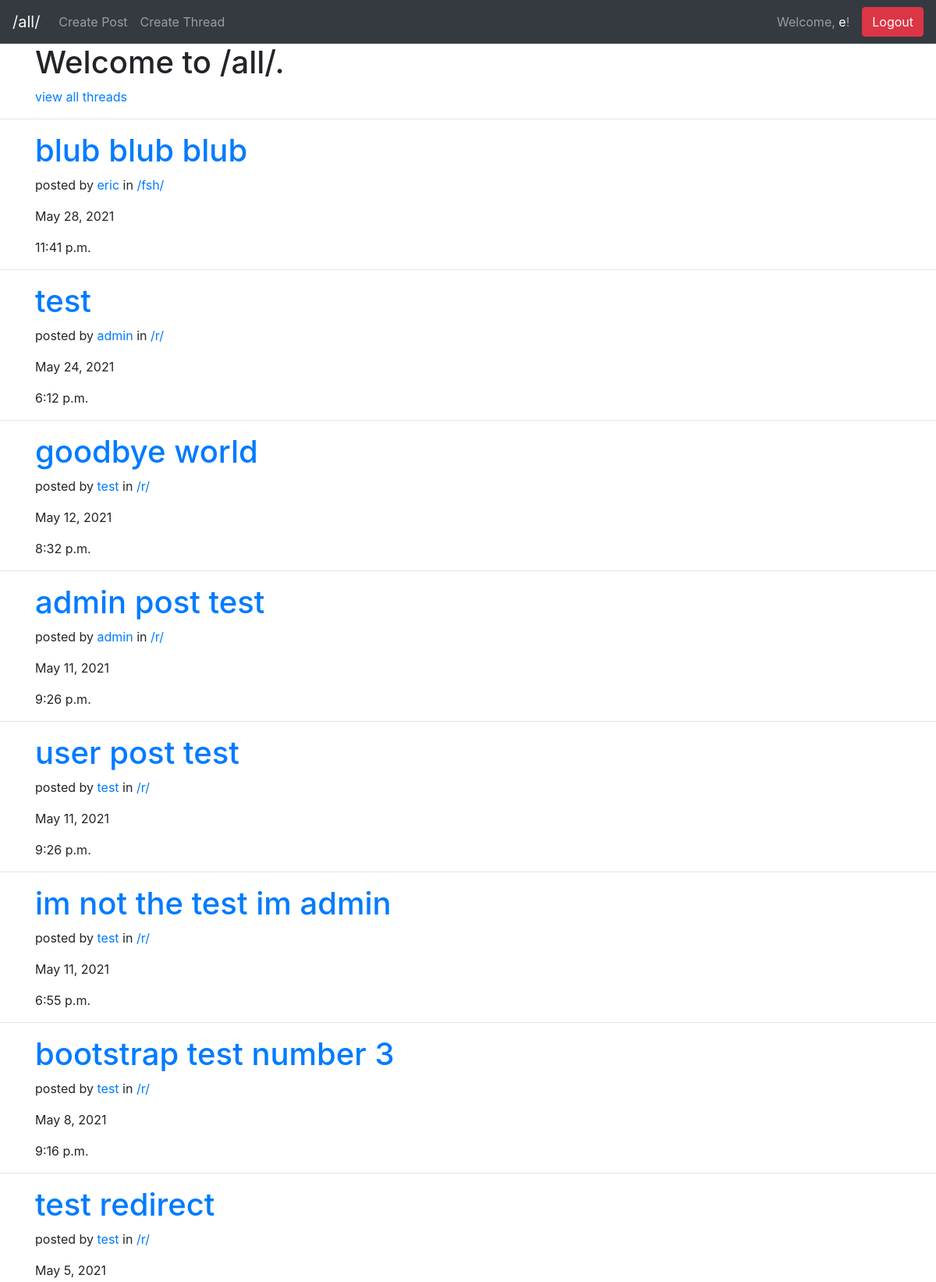
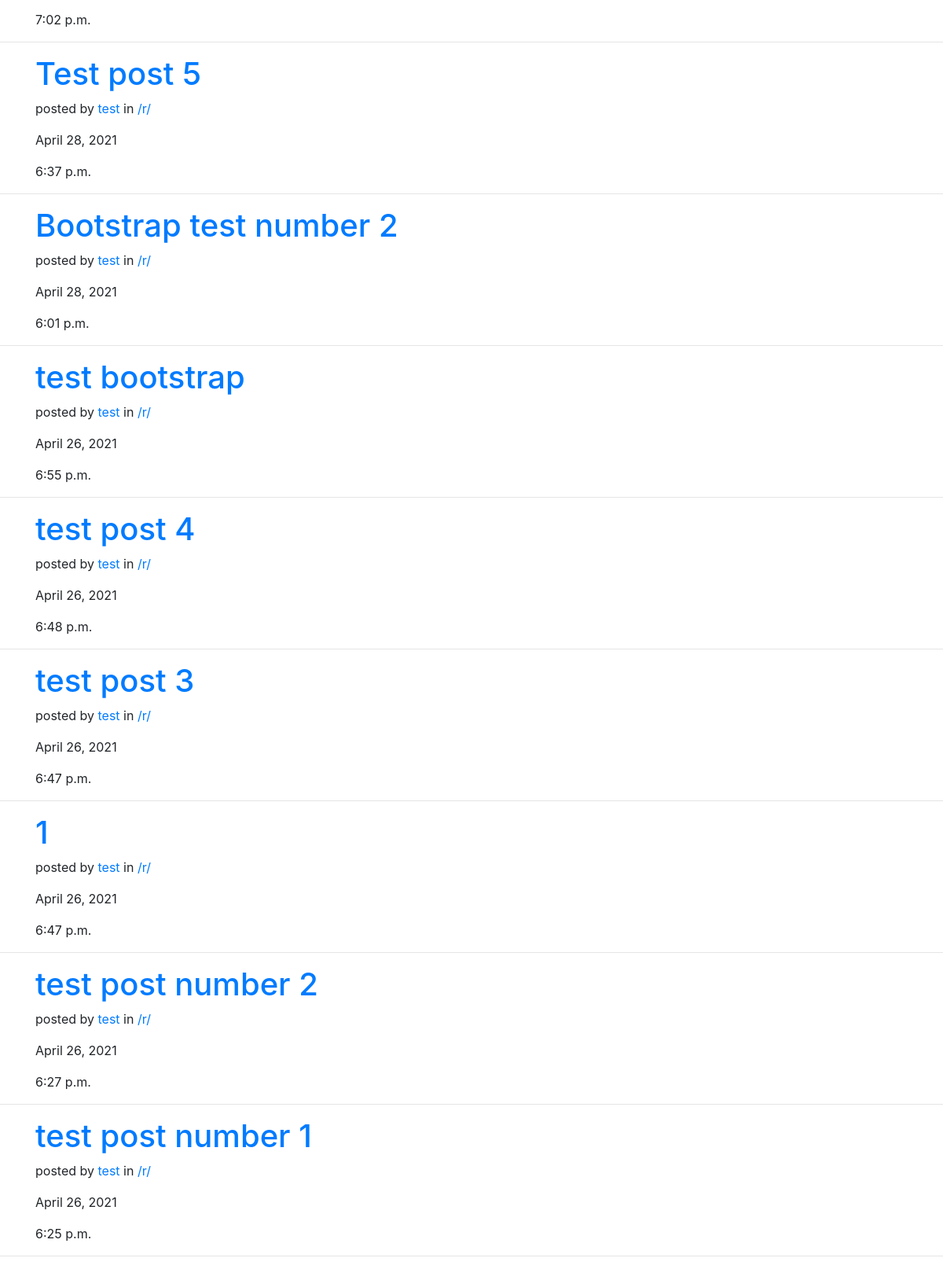
The app's page /all/ (signed in) with its own data (2 pictures, top to bottom).
### post/models.py (models this page shows, shortened)
class Post(models.Model):
    id = models.BigAutoField(primary_key=True)
    userPosted = models.ForeignKey(User, on_delete=models.CASCADE,null=True, blank=True)
    thread = models.ForeignKey(Thread, on_delete=models.CASCADE,null=True, blank=True)
    title = models.CharField(max_length=30)
    content = models.CharField(max_length=2000)
    pub_date = models.DateTimeField('date published')

class Thread(models.Model):
    title = models.TextField(max_length=3)

### post/views.py (the view, shortened to what this page needs)
# urls.py: path('all/', views.MainPage.as_view()),
class MainPage(View):
    def get(self, request):
        post_objects = Post.objects.order_by('-pub_date')
        context = {'post_objects': post_objects}
        return render(request, 'post/index.html', context)

### post/templates/post/index.html (shortened to what this page needs)
<!DOCTYPE html>
<html lang="en">
<head>
    <link rel="stylesheet" href="https://maxcdn.bootstrapcdn.com/bootstrap/4.0.0/css/bootstrap.min.css" />
</head>
<body>
    <nav class="navbar navbar-expand-lg navbar-dark bg-dark">
        <a class="navbar-brand text-light" href="/all/">/all/</a>
        {% if user.is_authenticated %}
        <div class="collapse navbar-collapse" id="navbarText">
            <ul class="navbar-nav mr-auto">
                <li class="nav-item">
                    <a class="nav-link" href="/new/">Create Post</a>
                </li>
                <li class="nav-item">
                    <a class="nav-link" href="/new/thread">Create Thread</a>
                </li>
            </ul>
            <span class="navbar-text mr-3">
                Welcome, <a href="/profile/{{user.id}}">{{user}}</a>!
            </span>
            <form class="form-inline" action="" method="POST">
                <button type="submit" class="btn btn-danger">Logout</button>
            </form>
        </div>
        {% endif %}
    </nav>
    <div class="container">
        <h1>Welcome to /all/.</h1>
        <a href="/threads/">view all threads</a>
    </div>
    <hr />
    {% for post in post_objects %}
    <div class="container">
        <h1><a href="/posts/{{post.id}}">{{post.title}}</a></h1>
        <p>posted by <a href="/profile/{{post.userPosted.id}}/">{{post.userPosted}}</a> in <a href="/threads/{{post.thread.id}}">/{{post.thread.title}}/</a></p>
        <p>{{post.pub_date.date}}</p>
        <p>{{post.pub_date.time}}</p>
    </div>
    <hr />
    {% endfor %}
</body>
</html>

### records on screen
Post: title "blub blub blub", userPosted "eric", thread "fsh", pub_date "May 28, 2021", pub_date.time "11:41 p.m."
Post: title "test", userPosted "admin", thread "r", pub_date "May 24, 2021", pub_date.time "6:12 p.m."
Post: title "goodbye world", userPosted "test", thread "r", pub_date "May 12, 2021", pub_date.time "8:32 p.m."
Post: title "admin post test", userPosted "admin", thread "r", pub_date "May 11, 2021", pub_date.time "9:26 p.m."
Post: title "user post test", userPosted "test", thread "r", pub_date "May 11, 2021", pub_date.time "9:26 p.m."
Post: title "im not the test im admin", userPosted "test", thread "r", pub_date "May 11, 2021", pub_date.time "6:55 p.m."
Post: title "bootstrap test number 3", userPosted "test", thread "r", pub_date "May 8, 2021", pub_date.time "9:16 p.m."
Post: title "test redirect", userPosted "test", thread "r", pub_date "May 5, 2021", pub_date.time "7:02 p.m."
Post: title "Test post 5", userPosted "test", thread "r", pub_date "April 28, 2021", pub_date.time "6:37 p.m."
Post: title "Bootstrap test number 2", userPosted "test", thread "r", pub_date "April 28, 2021", pub_date.time "6:01 p.m."
Post: title "test bootstrap", userPosted "test", thread "r", pub_date "April 26, 2021", pub_date.time "6:55 p.m."
Post: title "test post 4", userPosted "test", thread "r", pub_date "April 26, 2021", pub_date.time "6:48 p.m."
Post: title "test post 3", userPosted "test", thread "r", pub_date "April 26, 2021", pub_date.time "6:47 p.m."
Post: title "1", userPosted "test", thread "r", pub_date "April 26, 2021", pub_date.time "6:47 p.m."
Post: title "test post number 2", userPosted "test", thread "r", pub_date "April 26, 2021", pub_date.time "6:27 p.m."
Post: title "test post number 1", userPosted "test", thread "r", pub_date "April 26, 2021", pub_date.time "6:25 p.m."

### other values on screen
{{ user }} "e"
